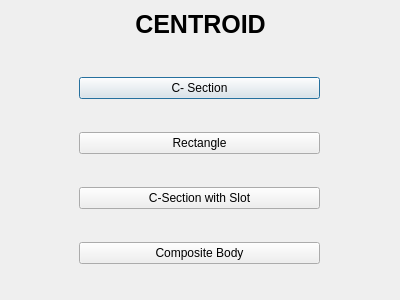
<?xml version="1.0" encoding="UTF-8"?>
<ui version="4.0">
 <class>Centroid</class>
 <widget class="QDialog" name="Centroid">
  <property name="geometry">
   <rect>
    <x>0</x>
    <y>0</y>
    <width>400</width>
    <height>300</height>
   </rect>
  </property>
  <property name="windowTitle">
   <string>Dialog</string>
  </property>
  <widget class="QWidget" name="layoutWidget">
   <property name="geometry">
    <rect>
     <x>79</x>
     <y>50</y>
     <width>241</width>
     <height>241</height>
    </rect>
   </property>
   <layout class="QVBoxLayout" name="verticalLayout">
    <item>
     <widget class="QPushButton" name="centroid_c_secn">
      <property name="text">
       <string>C- Section</string>
      </property>
     </widget>
    </item>
    <item>
     <widget class="QPushButton" name="centroid_rect">
      <property name="text">
       <string>Rectangle</string>
      </property>
     </widget>
    </item>
    <item>
     <widget class="QPushButton" name="centroid_cslot">
      <property name="text">
       <string>C-Section with Slot</string>
      </property>
     </widget>
    </item>
    <item>
     <widget class="QPushButton" name="btn_centroid_composite">
      <property name="text">
       <string>Composite Body</string>
      </property>
     </widget>
    </item>
   </layout>
  </widget>
  <widget class="QLabel" name="label">
   <property name="geometry">
    <rect>
     <x>120</x>
     <y>10</y>
     <width>161</width>
     <height>28</height>
    </rect>
   </property>
   <property name="font">
    <font>
     <pointsize>19</pointsize>
     <weight>75</weight>
     <bold>true</bold>
    </font>
   </property>
   <property name="text">
    <string>CENTROID</string>
   </property>
   <property name="alignment">
    <set>Qt::AlignCenter</set>
   </property>
  </widget>
 </widget>
 <resources/>
 <connections/>
</ui>
